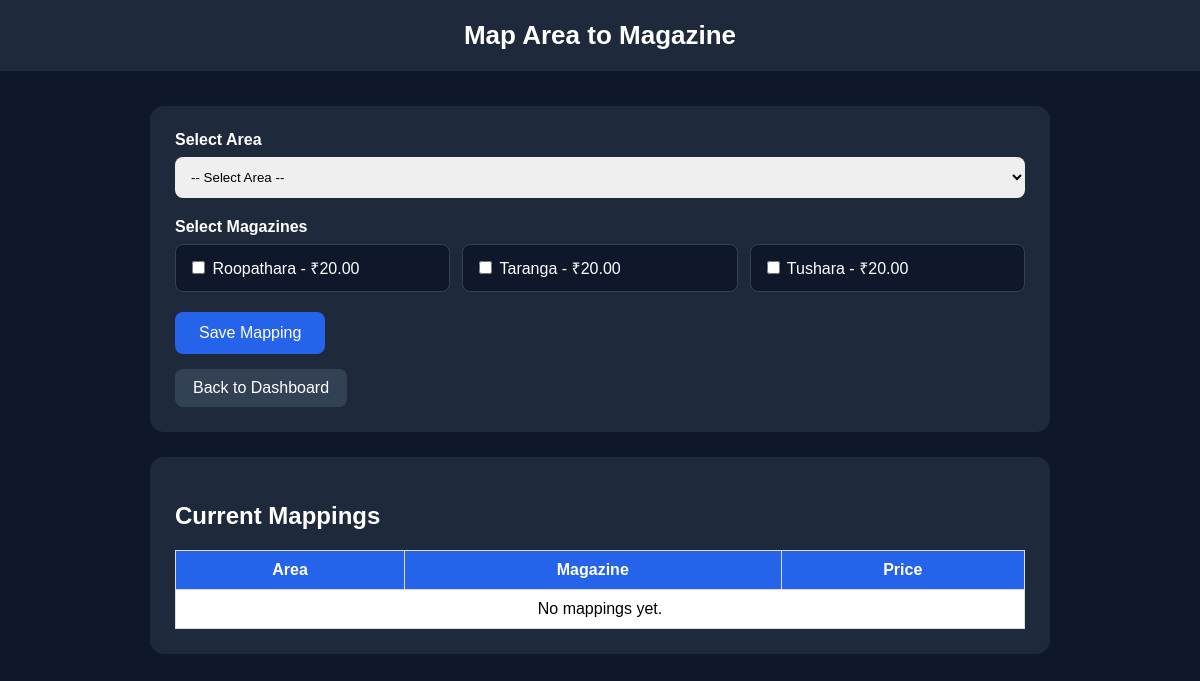
Before: /map-area-magazine/ (signed in) with the older database file.
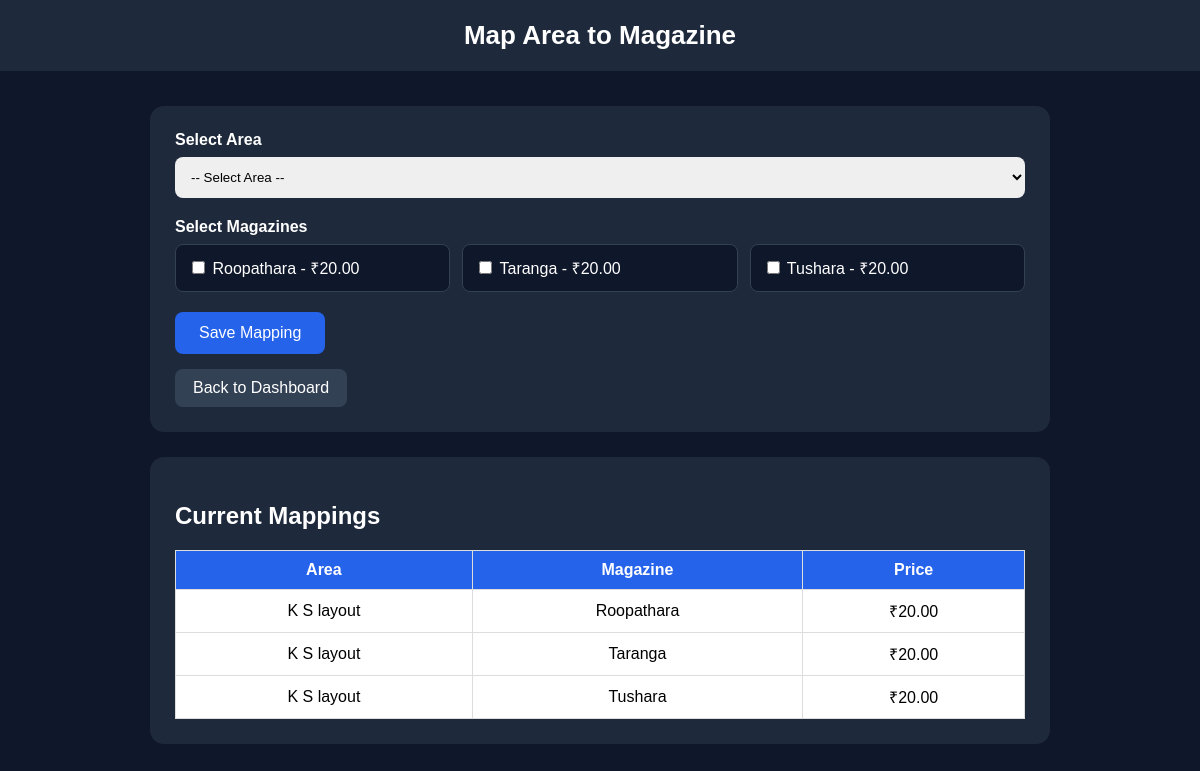
After: the same page with the newer database file.
### core/models.py (models this page shows, shortened)
class Magazine(models.Model):
    WEEKLY = "weekly"
    MONTHLY = "monthly"
    TYPE_CHOICES = [
        (WEEKLY, "Weekly"),
        (MONTHLY, "Monthly"),
    ]
    name = models.CharField(max_length=100, unique=True)
    magazine_type = models.CharField(max_length=20, choices=TYPE_CHOICES)
    price = models.DecimalField(max_digits=10, decimal_places=2, default=0)
    is_active = models.BooleanField(default=True)

class AreaMagazine(models.Model):
    area = models.ForeignKey(Area, on_delete=models.CASCADE, related_name="area_magazines")
    magazine = models.ForeignKey(Magazine, on_delete=models.CASCADE, related_name="magazine_areas")
    is_active = models.BooleanField(default=True)
    class Meta:
        unique_together = ("area", "magazine")

class Area(models.Model):
    name = models.CharField(max_length=100, unique=True)
    is_active = models.BooleanField(default=True)

### core/views.py (the view, shortened to what this page needs)
# urls.py: path('map-area-magazine/', views.map_area_magazine, name='map_area_magazine'),
def map_area_magazine(request):
    if not request.session.get("is_admin_logged_in"):
        return redirect("admin_login")
    areas = Area.objects.all().order_by("name")
    magazines = Magazine.objects.filter(is_active=True).order_by("name")
    mappings = AreaMagazine.objects.select_related("area", "magazine").order_by(
        "area__name", "magazine__name"
    )
    return render(request, "core/map_area_magazine.html", {
        "areas": areas,
        "magazines": magazines,
        "mappings": mappings,
    })

### core/templates/core/map_area_magazine.html (shortened to what this page needs)
<!DOCTYPE html>
<html>
<head>
</head>
<body>
<div class="header">Map Area to Magazine</div>
<div class="container">
    <div class="card">
        <form method="POST">
            <label>Select Area</label>
            <select name="area" required>
                <option value="">-- Select Area --</option>
            </select>
            <label>Select Magazines</label>
            <div class="mag-list">
                {% for mag in magazines %}
                <div class="mag-item">
                    <input type="checkbox" name="magazines" value="{{ mag.id }}">
                    {{ mag.name }} - ₹{{ mag.price }}
                </div>
                {% empty %}
                <p>No magazines found.</p>
                {% endfor %}
            </div>
            <button type="submit">Save Mapping</button>
        </form>
        <a class="back" href="{% url 'admin_dashboard' %}">Back to Dashboard</a>
    </div>
    <div class="card">
        <h2>Current Mappings</h2>
        <table>
            <tr>
                <th>Area</th>
                <th>Magazine</th>
                <th>Price</th>
            </tr>
            {% for map in mappings %}
            <tr>
                <td>{{ map.area.name }}</td>
                <td>{{ map.magazine.name }}</td>
                <td>₹{{ map.magazine.price }}</td>
            </tr>
            {% empty %}
            <tr>
                <td colspan="3">No mappings yet.</td>
            </tr>
            {% endfor %}
        </table>
    </div>
</div>
</body>
</html>

Changed rows visible on the page:
added AreaMagazine: area.name "K S layout", magazine.name "Roopathara", magazine.price "20.00"
added AreaMagazine: area.name "K S layout", magazine.name "Taranga", magazine.price "20.00"
added AreaMagazine: area.name "K S layout", magazine.name "Tushara", magazine.price "20.00"
Other visible differences:
text no longer shown: "No mappings yet."
